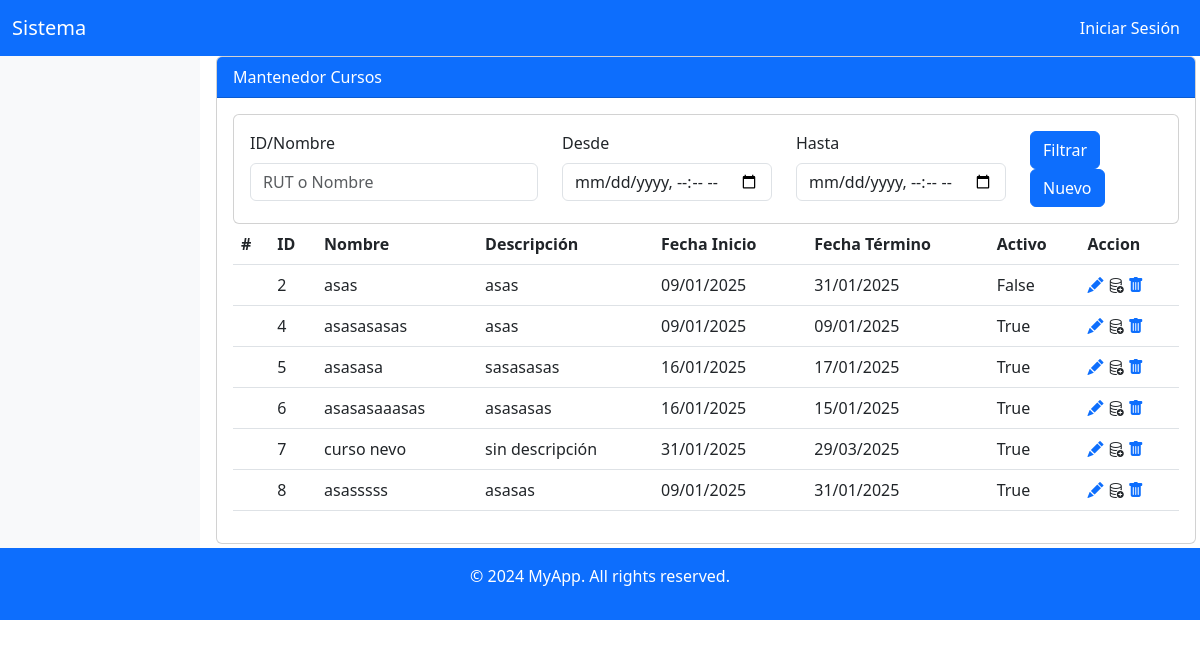
/mcur/, run on the app's committed database.
### app/models.py (models this page shows)
class Cursos(models.Model):
    id = models.AutoField(primary_key=True)
    nombre = models.CharField(max_length=100, unique=True)
    descripcion = models.CharField(max_length=500)
    fecha_inicio = models.DateTimeField(default=datetime.now)
    fecha_fin = models.DateTimeField(null=True, blank=True)
    activo = models.BooleanField(default=True)

### app/views.py (the view)
# urls.py: path('mcur/', views.mantenedor_cursos, name="mantenedor_cursos"),
def mantenedor_cursos(request: HttpRequest):
    titulo = 'Mantenedor Cursos'
    listado = Cursos.objects.all()
    return render(request, "app/ges-lista-cursos.html", {'titulo':titulo ,'menu': generar_menu(request.user), 'listado':listado})

### app/views.py (called while the page is built, shortened)
def generar_menu(user: AbstractBaseUser | AnonymousUser):
    menu = []
    return menu

### app/templates/app/ges-lista-cursos.html
{% extends 'base.html' %}
{% block content %}
  <form action="/mcur/" method="get">
    <div class="card">
      <div class="card-body">
        <div class="row">
          <div class="col-md-4">
              <label class="form-label" for="">ID/Nombre</label>
              <input class="form-control" value="{{rutnombre}}" type="text" placeholder="RUT o Nombre" name="rutnombre" />
          </div>
          <div class="col-md-3">
            <div>
              <label class="form-label" for="">Desde</label>
              <input class="form-control" name="fecha_desde" type="datetime-local"  id="fecha_desde"  value="{{desde}}"/>
            </div>
          </div>
          <div class="col-md-3">
            <div>
              <label class="form-label" for="fecha_hasta">Hasta</label>
              <input class="form-control" name="fecha_hasta" type="datetime-local"  id="fecha_hasta"  value="{{hasta}}" />
            </div>
          </div>
          <div class="col-md-2">
              <button type="submit" id ="btnFiltro" class="btn btn-primary">Filtrar</button>
              <a  class="btn btn-primary" href="/curso/?accion=crear">Nuevo</a>
          </div>
        </div>
      </div>
    </div>
  </form>
  <table class="table">
    <thead>
      <tr>
        <th scope="col">#</th>
        <th scope="col">ID</th>
        <th scope="col">Nombre</th>
        <th scope="col">Descripción</th>
        <th scope="col">Fecha Inicio</th>
        <th scope="col">Fecha Término</th>
        <th scope="col">Activo</th>
        <th scope="col">Accion</th>
      </tr>
    </thead>
    <tbody>
      {% for curso in listado %}
        <tr>
          <td></td>
          <td>{{ curso.id }}</td>
          <td>{{ curso.nombre }}</td>
          <td>{{ curso.descripcion }}</td>
          <td>{{ curso.fecha_inicio|date:"d/m/Y" }}</td>
          <td>{{ curso.fecha_fin|date:"d/m/Y" }}</td>
          <td>{{ curso.activo }}</td>
          <td>
            <a class="bi bi-pencil-fill" href="/curso/?accion=editar&id={{curso.id}}"></a>
            <i class="bi bi-database-add"></i>
            <a class="bi bi-trash-fill" href="/curso/?accion=eliminar&id={{curso.id}}"></a>
          </td>
        </tr>
      {% endfor %}
    </tbody>
  </table>
{% endblock %}

### templates/base.html (shortened to what this page needs)
{% load static %}
<!DOCTYPE html>
<html lang="en">
<head>
    <link href="https://cdn.jsdelivr.net/npm/bootstrap@5.3.0-alpha3/dist/css/bootstrap.min.css" rel="stylesheet">
    <link rel="stylesheet" href="https://cdn.jsdelivr.net/npm/bootstrap-icons/font/bootstrap-icons.css">
</head>
<body>
    <header class="navbar navbar-expand-lg navbar-dark bg-primary">
        <div class="container-fluid">
            <a class="navbar-brand" href="#">Sistema</a>
            <div class="collapse navbar-collapse" id="navbarMenu">
                <ul class="navbar-nav ms-auto">
                    {% if user.is_authenticated %}
                        <li class="navbar-brand" href="#">Bienvenido:</li>
                        <li class="navbar-brand" href="#">{{user.username}}</li>
                        <li class="nav-item">
                        <form action="/logout/" method="post">
                            {% csrf_token %}
                            <input class="nav-link active" type="submit" value="Cerrar Sesión">
                        </form>
                        </li>
                    {% else %}
                        <li class="nav-item">
                            <a class="nav-link active" aria-current="page" href="/login/">Iniciar Sesión</a>
                        </li>
                    {% endif %}
                </ul>
            </div>
        </div>
    </header>
    <div class="container-fluid">
        <div class="row">
            <nav class="col-md-3 col-lg-2 d-md-block bg-light sidebar collapse" id="sidebarMenu">
                <div class="position-sticky pt-3">
                </div>
            </nav>
            <main class="col-md-9 ms-sm-auto col-lg-10 pe-0">
                <div class="card mx-1 mb-1">
                    <div class="card-header text-bg-primary">
                        {{titulo}}
                    </div>
                    <div class="card-body">
                        {% block content %}{% endblock %}
                    </div>
                </div>
            </main>
        </div>
    </div>
    <footer class="bg-primary text-white text-center py-3">
        <p>&copy; 2024 MyApp. All rights reserved.</p>
    </footer>
</body>
</html>

### data on the page
Cursos: id "2", nombre "asas", descripcion "asas", fecha_inicio "09/01/2025", fecha_fin "31/01/2025", activo "False"
Cursos: id "4", nombre "asasasasas", descripcion "asas", fecha_inicio "09/01/2025", fecha_fin "09/01/2025", activo "True"
Cursos: id "5", nombre "asasasa", descripcion "sasasasas", fecha_inicio "16/01/2025", fecha_fin "17/01/2025", activo "True"
Cursos: id "6", nombre "asasasaaasas", descripcion "asasasas", fecha_inicio "16/01/2025", fecha_fin "15/01/2025", activo "True"
Cursos: id "7", nombre "curso nevo", descripcion "sin descripción", fecha_inicio "31/01/2025", fecha_fin "29/03/2025", activo "True"
Cursos: id "8", nombre "asasssss", descripcion "asasas", fecha_inicio "09/01/2025", fecha_fin "31/01/2025", activo "True"

### other printed values
{{ titulo }} "Mantenedor Cursos"
